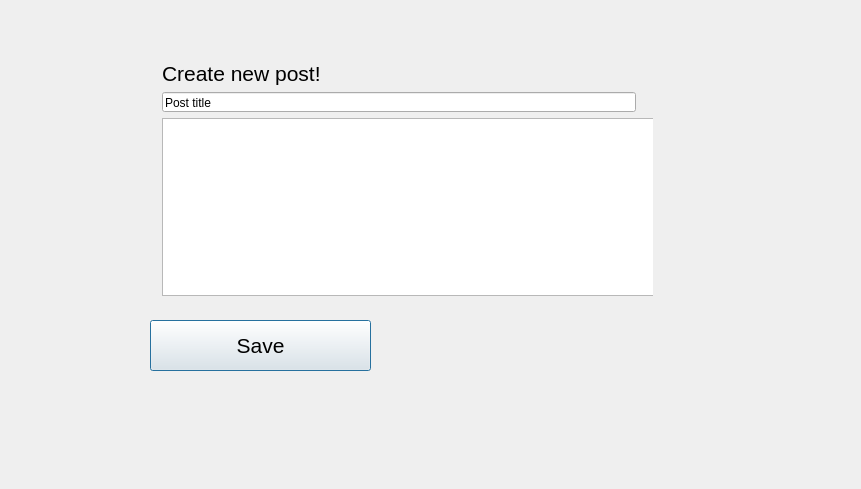
<?xml version="1.0" encoding="UTF-8"?>
<ui version="4.0">
 <class>NewPostUI</class>
 <widget class="QDialog" name="NewPostUI">
  <property name="geometry">
   <rect>
    <x>0</x>
    <y>0</y>
    <width>861</width>
    <height>489</height>
   </rect>
  </property>
  <property name="windowTitle">
   <string>NewPostUI</string>
  </property>
  <widget class="QPushButton" name="NewPostSave_pusButton">
   <property name="geometry">
    <rect>
     <x>150</x>
     <y>320</y>
     <width>221</width>
     <height>51</height>
    </rect>
   </property>
   <property name="font">
    <font>
     <pointsize>16</pointsize>
    </font>
   </property>
   <property name="text">
    <string>Save</string>
   </property>
  </widget>
  <widget class="QWidget" name="layoutWidget">
   <property name="geometry">
    <rect>
     <x>151</x>
     <y>50</y>
     <width>502</width>
     <height>257</height>
    </rect>
   </property>
   <layout class="QGridLayout" name="gridLayout">
    <item row="0" column="0">
     <widget class="QLabel" name="NewPost_Label">
      <property name="font">
       <font>
        <pointsize>16</pointsize>
       </font>
      </property>
      <property name="text">
       <string>Create new post!</string>
      </property>
      <property name="alignment">
       <set>Qt::AlignLeading|Qt::AlignLeft|Qt::AlignTop</set>
      </property>
      <property name="margin">
       <number>3</number>
      </property>
     </widget>
    </item>
    <item row="1" column="0">
     <widget class="QLineEdit" name="NewPostTitle_lineEdit">
      <property name="minimumSize">
       <size>
        <width>200</width>
        <height>20</height>
       </size>
      </property>
      <property name="maximumSize">
       <size>
        <width>1000</width>
        <height>20</height>
       </size>
      </property>
      <property name="text">
       <string>Post title</string>
      </property>
      <property name="alignment">
       <set>Qt::AlignBottom|Qt::AlignLeading|Qt::AlignLeft</set>
      </property>
     </widget>
    </item>
    <item row="2" column="0" colspan="2">
     <widget class="QTextEdit" name="NewPost_Description_TextEdit">
      <property name="minimumSize">
       <size>
        <width>500</width>
        <height>120</height>
       </size>
      </property>
      <property name="maximumSize">
       <size>
        <width>1000</width>
        <height>500</height>
       </size>
      </property>
     </widget>
    </item>
   </layout>
  </widget>
 </widget>
 <layoutdefault spacing="6" margin="11"/>
 <resources/>
 <connections/>
</ui>
